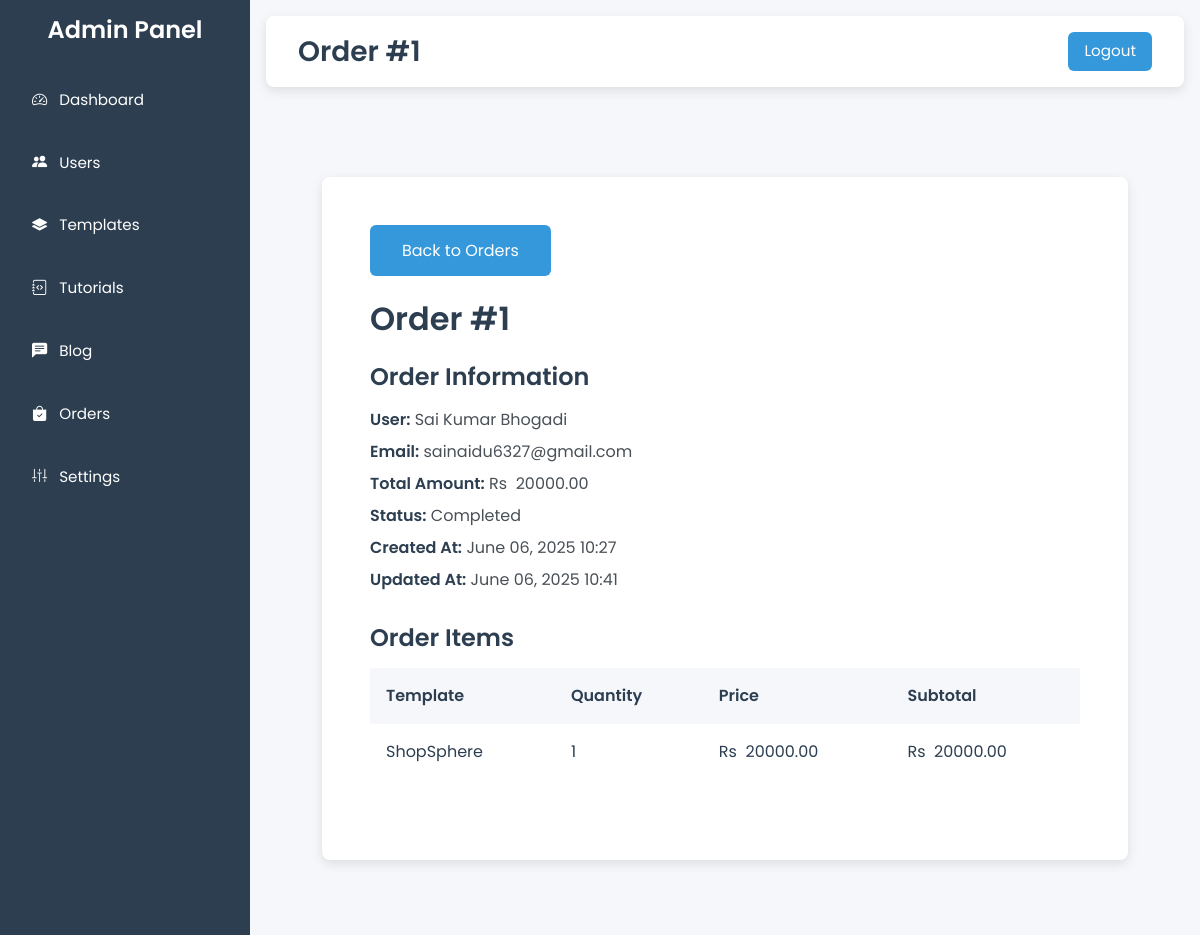
The app's page /admin-panel/orders/1/ (signed in) with its own data.
### admin_panel/models.py (models this page shows, shortened)
class Order(models.Model):
    STATUS_CHOICES = (
        ('pending', 'Pending'),
        ('completed', 'Completed'),
        ('cancelled', 'Cancelled'),
    )
    user = models.ForeignKey(settings.AUTH_USER_MODEL, on_delete=models.CASCADE, related_name='orders')
    status = models.CharField(max_length=20, choices=STATUS_CHOICES, default='pending')
    total_amount = models.DecimalField(max_digits=10, decimal_places=2, default=0.00)
    created_at = models.DateTimeField(auto_now_add=True)
    updated_at = models.DateTimeField(auto_now=True)

class OrderItem(models.Model):
    order = models.ForeignKey(Order, on_delete=models.CASCADE, related_name='items')
    template = models.ForeignKey(Template, on_delete=models.CASCADE)
    quantity = models.PositiveIntegerField(default=1)
    price = models.DecimalField(max_digits=10, decimal_places=2)  # Price at the time of purchase
    @property
    def subtotal(self):
        return self.quantity * self.price

class Template(models.Model):
    CATEGORY_CHOICES = [
        ('portfolio', 'Portfolio'),
        ('ecommerce', 'E-commerce'),
        ('business', 'Business'),
        ('landing-page', 'Landing Page'),
    ]
    STATUS_CHOICES = [
        ('active', 'Active'),
        ('inactive', 'Inactive'),
        ('pending', 'Pending'),
    ]
    name = models.CharField(max_length=100)
    category = models.CharField(max_length=20, choices=CATEGORY_CHOICES)
    price = models.DecimalField(max_digits=10, decimal_places=2, default=0.00)
    status = models.CharField(max_length=20, choices=STATUS_CHOICES, default='pending')
    preview_url = models.URLField(max_length=200, blank=True)
    description = models.TextField(blank=True)
    why_choose = models.TextField(blank=True, help_text="Why choose this template?")
    downloads = models.PositiveIntegerField(default=0)
    technologies = models.CharField(max_length=200, blank=True)
    rating = models.FloatField(default=0.0)
    rating_count = models.PositiveIntegerField(default=0)
    created_at = models.DateTimeField(auto_now_add=True)
    updated_at = models.DateTimeField(auto_now=True)
    zip_file = models.FileField(upload_to='templates/zips/', blank=True, null=True, help_text="Upload the ZIP file for this template")
    installation_instructions = models.TextField(blank=True, help_text="Instructions to install and run this template")

### codebay_app/models.py (models this page shows, shortened)
class User(AbstractBaseUser, PermissionsMixin):
    email = models.EmailField(unique=True)
    full_name = models.CharField(max_length=255)
    is_active = models.BooleanField(default=True)
    is_staff = models.BooleanField(default=False)
    bio = models.TextField(blank=True, default="")
    date_joined = models.DateTimeField(default=timezone.now)
    objects = UserManager()
    USERNAME_FIELD = 'email'
    REQUIRED_FIELDS = ['full_name']

### admin_panel/views.py (the view)
# urls.py: path('orders/<int:order_id>/', views.admin_order_detail, name='admin_order_detail'),
@login_required
def admin_order_detail(request, order_id):
    if not request.user.is_staff:
        messages.error(request, "You do not have permission to access this page.")
        return redirect('codebay_app:index')
    order = get_object_or_404(Order, id=order_id)
    return render(request, 'admin_panel/order_detail.html', {'order': order})

### admin_panel/templates/admin_panel/order_detail.html (shortened to what this page needs)
{% extends "admin_panel/base.html" %}
{% block header_title %}Order #{{ order.id }}{% endblock %}
{% block content %}
  <div class="order-detail">
    <div class="order-detail-container">
      <div class="order-detail-content">
        <a href="{% url 'admin_panel:admin_orders_list' %}" class="back-link">Back to Orders</a>
        <h2>Order #{{ order.id }}</h2>
        <div class="order-info">
          <h3>Order Information</h3>
          <p><strong>User:</strong> {{ order.user.full_name|default:order.user.email }}</p>
          <p><strong>Email:</strong> {{ order.user.email }}</p>
          <p><strong>Total Amount:</strong> Rs &nbsp;{{ order.total_amount }}</p>
          <p><strong>Status:</strong> {{ order.status|capfirst }}</p>
          <p><strong>Created At:</strong> {{ order.created_at|date:"F d, Y H:i" }}</p>
          <p><strong>Updated At:</strong> {{ order.updated_at|date:"F d, Y H:i" }}</p>
        </div>
        <div class="order-items">
          <h3>Order Items</h3>
          <div class="order-items-section">
            <table class="order-items-table">
              <thead>
                <tr>
                  <th>Template</th>
                  <th>Quantity</th>
                  <th>Price</th>
                  <th>Subtotal</th>
                </tr>
              </thead>
              <tbody>
                {% for item in order.items.all %}
                  <tr>
                    <td>{{ item.template.name }}</td>
                    <td>{{ item.quantity }}</td>
                    <td>Rs &nbsp;{{ item.price }}</td>
                    <td>Rs &nbsp;{{ item.subtotal }}</td>
                  </tr>
                {% empty %}
                  <tr>
                    <td colspan="4">No items found.</td>
                  </tr>
                {% endfor %}
              </tbody>
            </table>
          </div>
        </div>
      </div>
    </div>
  </div>
{% endblock %}

### admin_panel/templates/admin_panel/base.html (style rules this page uses)
body { font-family: 'Poppins', sans-serif; background-color: #F5F7FA; color: #2C3E50; margin: 0; padding: 0; overflow-x: hidden; }

### admin_panel/templates/admin_panel/order_detail.html (style rules this page uses)
.order-detail { font-family: 'Poppins', sans-serif; background-color: #F5F7FA; color: #2C3E50; margin: 0; padding: 2rem; min-height: 100vh; display: flex; justify-content: center; align-items: center; }
.order-detail-container { max-width: 800px; width: 100%; padding: 0 1.5rem; }
.order-detail-content { background-color: #FFFFFF; padding: 2.5rem; border-radius: 8px; box-shadow: 0 4px 12px rgba(0, 0, 0, 0.1); }
.order-detail-content h2 { font-weight: 600; font-size: 1.75rem; color: #2C3E50; margin-bottom: 1.5rem; }
.order-info, .order-items { margin-bottom: 2rem; }
.order-info h3, .order-items h3 { font-weight: 600; font-size: 1.25rem; color: #2C3E50; margin-bottom: 1rem; }
.order-info p { margin: 0.5rem 0; font-size: 0.95rem; color: #495057; }
.order-info p strong { font-weight: 600; color: #2C3E50; }
.order-items-section { overflow-x: auto; }
.order-items-table { width: 100%; border-collapse: collapse; min-width: 600px; background-color: #FFFFFF; }
.order-items-table th, .order-items-table td { padding: 0.75rem; text-align: left; font-size: 0.9rem; color: #2C3E50; }
.order-items-table th { background-color: #F5F7FA; font-weight: 600; position: sticky; top: 0; z-index: 1; }
.order-items-table td { border-bottom: 1px solid #E0E4E8; }
.order-items-table tr:last-child td { border-bottom: none; }
.back-link { display: inline-block; padding: 0.75rem 1.5rem; font-size: 0.95rem; background-color: #3498DB; color: #FFFFFF; border-radius: 6px; text-decoration: none; margin-bottom: 1.5rem; transition: background-color 0.3s ease; }
@media (min-width: 1200px) { .order-detail-container { max-width: 900px; } }
@media (min-width: 1200px) { .order-detail-content { padding: 3rem; } }
@media (min-width: 1200px) { .order-detail-content h2 { font-size: 2rem; } }
@media (min-width: 1200px) { .order-info h3, .order-items h3 { font-size: 1.5rem; } }
@media (min-width: 1200px) { .order-info p { font-size: 1rem; } }
@media (min-width: 1200px) { .order-items-table th, .order-items-table td { font-size: 1rem; padding: 1rem; } }
@media (min-width: 1200px) { .back-link { font-size: 1rem; padding: 0.85rem 2rem; } }

### records on screen
Order: id "1", user.full_name "Sai Kumar Bhogadi", user.email "sainaidu6327@gmail.com", total_amount "20000.00", status "Completed", created_at "June 06, 2025 10:27", updated_at "June 06, 2025 10:41"
OrderItem: template.name "ShopSphere", quantity "1", price "20000.00", subtotal "20000.00"
